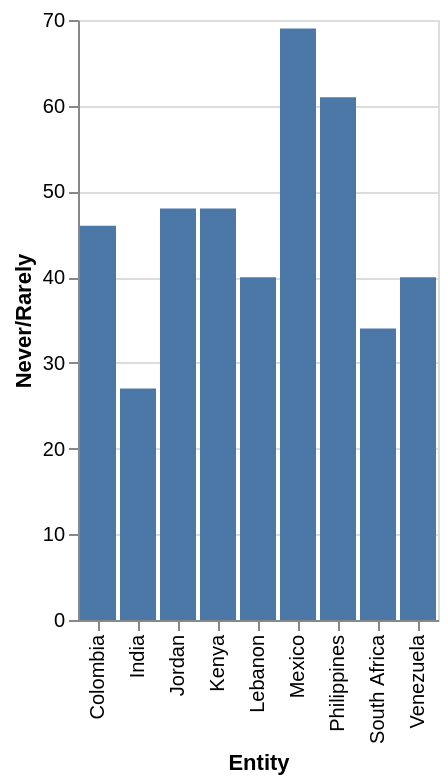

The Vega-Lite source for this figure:
### Vega-Lite specification from a JSON file in a GitHub repository (floating-point values rounded to 4 significant figures)
{"$schema": "https://vega.github.io/schema/vega-lite/v5.json", "description": "Bar chart auto-generated from CSV", "data": {"values": [{"Entity": "Mexico", "Never/Rarely": 69}, {"Entity": "Philippines", "Never/Rarely": 61}, {"Entity": "Kenya", "Never/Rarely": 48}, {"Entity": "Jordan", "Never/Rarely": 48}, {"Entity": "Colombia", "Never/Rarely": 46}, {"Entity": "Lebanon", "Never/Rarely": 40}, {"Entity": "Venezuela", "Never/Rarely": 40}, {"Entity": "South Africa", "Never/Rarely": 34}, {"Entity": "India", "Never/Rarely": 27}]}, "mark": "bar", "encoding": {"x": {"field": "Entity", "type": "ordinal"}, "y": {"field": "Never/Rarely", "type": "quantitative"}}}
